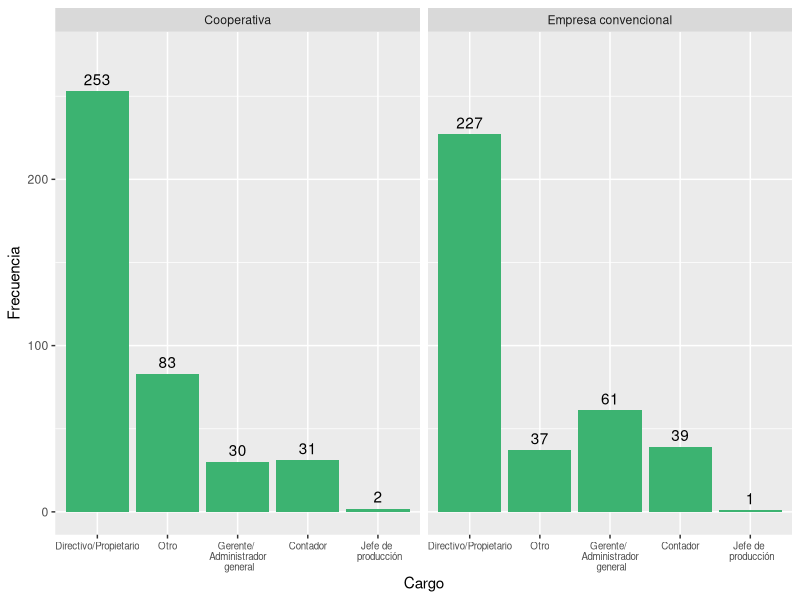
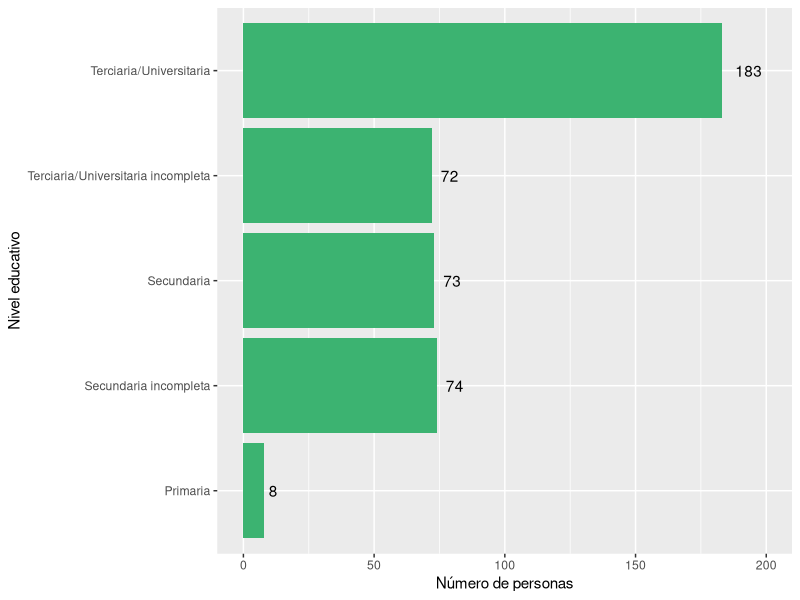
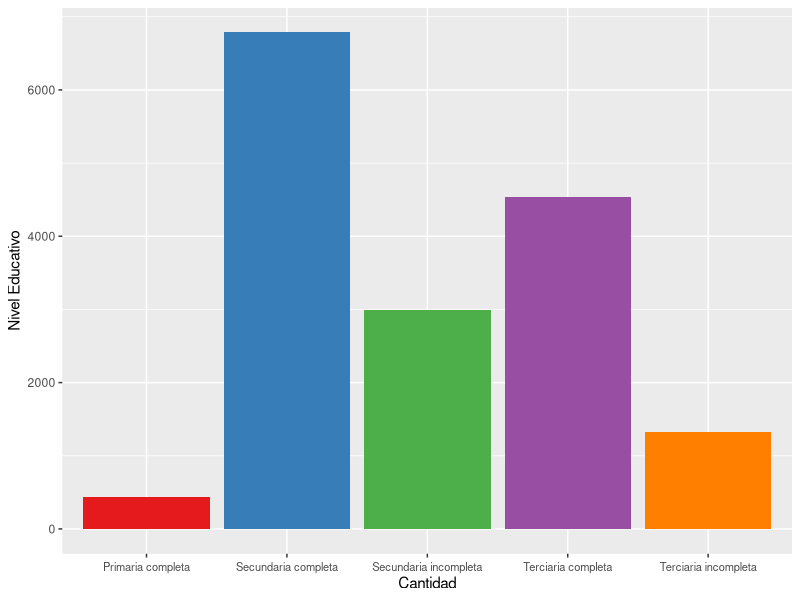
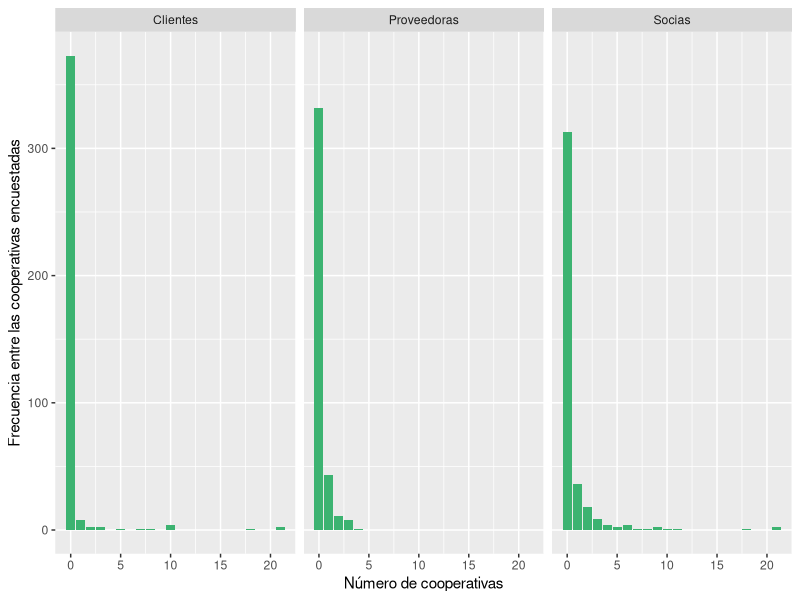
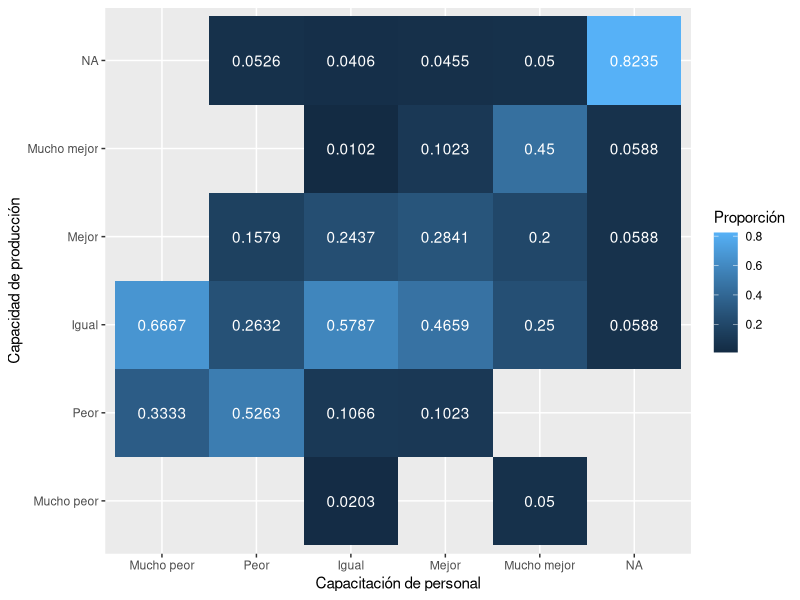
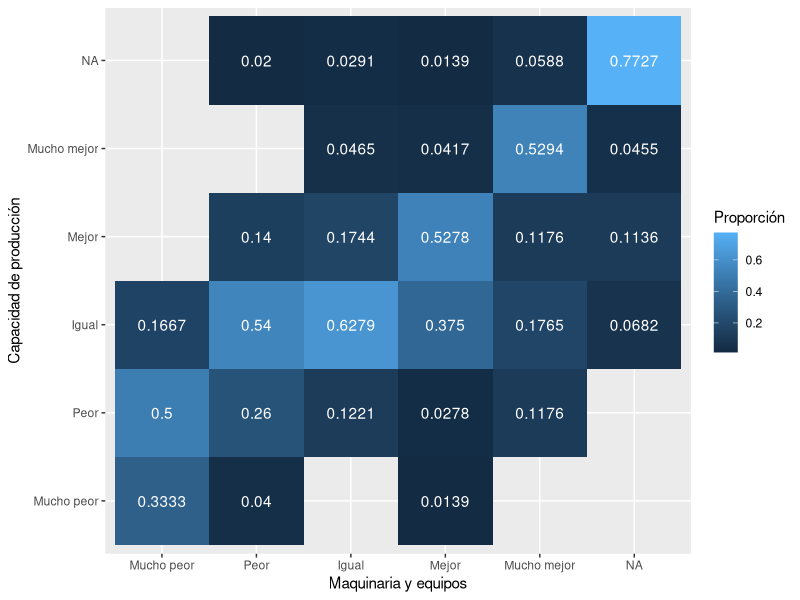
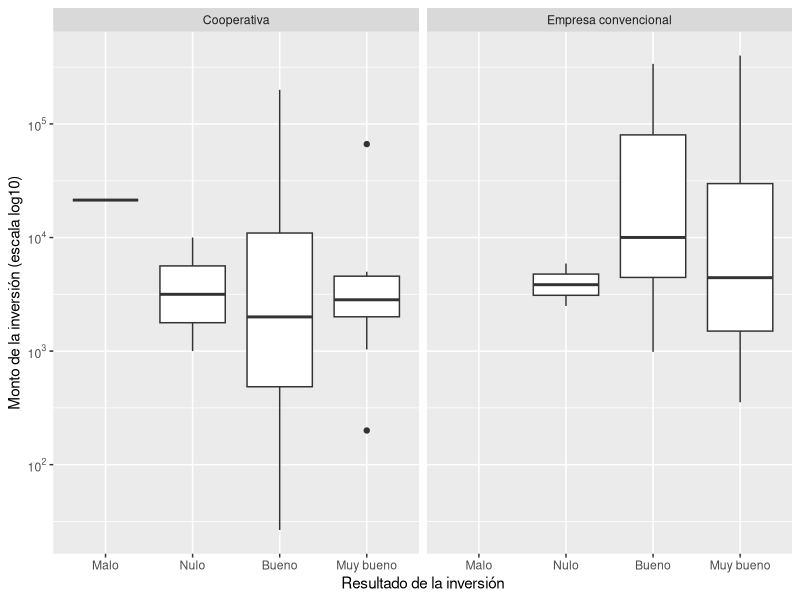

Write R code to recreate these figures, in order. (Note: this script raises an error after producing the figures.)
## ---- chunk 1
knitr::opts_chunk$set(echo = FALSE, tidy.opts = list(width.cutoff = 55), tidy = TRUE, fig.pos = 'hbpt', out.extra = '', message = FALSE, message = 'hide', warning = FALSE)
## ---- chunk 2
### PREPARACIÓN DE LOS DATOS ###

library(tidyverse)
library(haven)
library(scales)
library(lubridate)

datos <- read_dta("Datos/2011_2013panel.dta")

#Datos sobre: info general, cantidad de ocupados segun categorias   

gen_ocup <- datos %>% select(form, año, cp, ct, a22cargo, a4, a11a1, a11a2, a11a3,b1, b2SOC1:b2ASALtot, b2SOC135:b2ASALtotf, b3soc2p: b3asal6tuc, starts_with("ciiu"))


#Datos sobre: supervisión y conflicto: gestion, ausentismo

sup_conf <- datos %>%
  select(form, año, f21, f22, f23, f3, f3b1, f3b2, f3b3, f4bactitud, f4ccalidad)

  
#Datos sobre: tecnologia e innovación

tecno <- datos %>%
  select(form, año, g11:g31, g31:g31resul, g4proc:g422emp, g41a, g41b, g43a:g44b)
  
#Opiniones del entrevistado

opinion <- datos %>%
  select(form, año, h1posturaa, h5pacienci, h84educaci, h89sexo)

##Remuneraciones

#Salarios nominales promedio por categoria
Salarios <- datos %>% 
  select(form, año, c31asal:c36rs) 

##Inversion y financiamiento

EdiCons <- datos %>%
  select(Capital=d11capcap, Gastos= d11invgasg, Ingresos=d11invingi, Inversiones=d11invinv, Activo=d11actact)

TotAct <- datos %>%
  select(d16captot:d16acttot)

TotPas <- datos %>%
  select(d2tot)


#Trabajadores que ingresaron y dejaron la cooperativa por edad.
TraIng <- datos %>%
  select(año, b18a35soc:b18atot)

TraDej <- datos %>%
  select(año, b14a35soc:b14atot)

## ---- chunk 3

gen_ocup %>%
  filter(is.na(a22cargo) == FALSE) %>%
  mutate(a22cargo = recode(a22cargo, `1` = "Directivo/Propietario", `2` = "Gerente/ \n Administrador \n general", `3` = "Contador", `4` = "Jefe de \n producción", `5` = "Otro"), cp = recode(cp, `1` = "Cooperativa", `0` = "Empresa convencional")) %>%
  group_by(cp, a22cargo) %>%
  summarise(Frecuencia = n()) %>%
  ggplot(aes(x = reorder(a22cargo, -Frecuencia))) +
  geom_bar(aes(y = Frecuencia), stat = "identity", fill = "mediumseagreen") +
  facet_wrap(vars(cp)) + 
  geom_text(aes(y = Frecuencia, label = Frecuencia), vjust = -.5) +
  ylim(0, 275) + 
  theme(axis.text.x = element_text(size = 7)) +
  labs(x = "Cargo", y = "Frecuencia") 
## ---- chunk 4
opinion %>%
  filter(is.na(h89sexo) == FALSE) %>%  #En el primer anio no se pregunto
  ggplot() +
  geom_bar(aes(as.factor(h84educaci)), fill = "mediumseagreen") +
  scale_x_discrete(labels = c("Primaria", "Secundaria incompleta", "Secundaria", "Terciaria/Universitaria incompleta", "Terciaria/Universitaria")) +
  coord_flip() +
  labs(x = "Nivel educativo", y = "Número de personas") +
  geom_text(aes(x = h84educaci, y = (..count..), label = (..count..)), stat = "count", hjust = -.5) + ylim(0, 200)
## ---- chunk 5
gen_ocup %>%
  select(año, b3asal2p:b3asal6tuc) %>%
  filter(año == 2) %>% 
  group_by(año) %>%
  summarise(b3asal2p = sum(b3asal2p, na.rm = T),
            b3asal3si = sum(b3asal3si, na.rm = T),
            b3asal4sc = sum(b3asal4sc, na.rm = T),
            b3asal5tui = sum(b3asal5tui, na.rm = T),
            b3asal6tuc = sum(b3asal6tuc, na.rm = T)) %>%
  gather("NivelEducativo", "Cantidad", -año) %>%
  mutate(NivelEducativo = recode(NivelEducativo, b3asal2p = "Primaria completa", b3asal3si = "Secundaria incompleta", b3asal4sc = "Secundaria completa", b3asal5tui = "Terciaria incompleta", b3asal6tuc = "Terciaria completa")) %>% 
 ggplot() +
  geom_bar(aes(y = Cantidad, x = NivelEducativo, fill = NivelEducativo), stat = "identity") +
   theme(axis.text.x = element_text(vjust = 0.5, size = 8), legend.position = "none") +
  labs(x = "Cantidad", y = "Nivel Educativo", colour = "Nivel Educativo") +
  scale_fill_brewer(palette = "Set1")
## ---- chunk 6

#ver outliers

gen_ocup %>%
  mutate(tipo_coop = case_when(cp == 1 & is.na(ct) ~ "CP", ct == 1  ~ "CT")) %>%
  filter(a11a1 < 500, a11a2 < 500, a11a3 < 500) %>% #Hay outliers que son posibles errores y afectan mucho la grafica
  gather("tipo_colab", "cantidad", a11a1, a11a2, a11a3) %>%
  mutate(tipo_colab = recode(tipo_colab,a11a1 = "Proveedoras", a11a2 = "Socias", a11a3 = "Clientes")) %>%
  group_by(tipo_colab, cantidad) %>%
  summarise(n = n()) %>%
  ggplot() + 
  geom_bar(aes(x = cantidad, y =  n), stat = "identity", fill = "mediumseagreen") + 
  facet_wrap(vars(tipo_colab)) +
  labs(x = "Número de cooperativas", y = "Frecuencia entre las cooperativas encuestadas")
## ---- chunk 7
gen_ocup %>%
  mutate(tipo_coop = case_when(cp == 1 & is.na(ct) ~ "CP", ct == 1  ~ "CT")) %>%
  filter(a11a1 < 500, a11a2 < 500, a11a3 < 500) %>% #Hay outliers que son posibles errores y afectan mucho la grafica
  gather("tipo_colab", "cantidad", a11a1, a11a2, a11a3) %>%
  mutate(tipo_colab = recode(tipo_colab,a11a1 = "Proveedoras", a11a2 = "Socias", a11a3 = "Clientes")) %>%
  group_by(tipo_colab, cantidad) %>%
  filter(cantidad > 15)

## ---- chunk 8
dat_7 <- datos %>%
  select(form, año, g11, g12, g13, g14, g15) 

dat_7 %>%
  filter(año == 1) %>%
  group_by(g14, g12 ) %>%
  summarise(n = n()) %>%
  mutate(prop = round(n/sum(n), 4)) %>%
  ggplot(aes(x = as.factor(g14), y = as.factor(g12))) +
  geom_tile(aes(fill = prop)) +
  geom_text(aes(label = prop), color = "white") +
  scale_x_discrete(labels = c("Mucho peor", "Peor", "Igual", "Mejor", "Mucho mejor")) +
  scale_y_discrete(labels = c("Mucho peor", "Peor", "Igual", "Mejor", "Mucho mejor")) +
  labs(x = "Capacitación de personal", y = "Capacidad de producción", fill = "Proporción")
## ---- chunk 9
dat_7 <- datos %>%
  select(form, año, g11, g12, g13, g14, g15) 

dat_7 %>%
  filter(año == 1) %>%
  group_by(g15, g12 ) %>%
  summarise(n = n()) %>%
  mutate(prop = round(n/sum(n), 4)) %>%
  ggplot(aes(x = as.factor(g15), y = as.factor(g12))) +
  geom_tile(aes(fill = prop)) +
  geom_text(aes(label = prop), color = "white") +
  scale_x_discrete(labels = c("Mucho peor", "Peor", "Igual", "Mejor", "Mucho mejor")) +
  scale_y_discrete(labels = c("Mucho peor", "Peor", "Igual", "Mejor", "Mucho mejor")) +
  labs(x = "Maquinaria y equipos", y = "Capacidad de producción", fill = "Proporción")
## ---- chunk 10
datos %>%
  select(cp, form, año, g31:g31resul) %>%
  mutate(cp = recode(cp, `1` = "Cooperativa", `0` = "Empresa convencional")) %>%
  filter(g31 == 1, is.na(g31resul) == FALSE) %>%
  ggplot() +
  geom_boxplot(aes(x = as.factor(g31resul), y = g31inv)) +
  scale_y_log10(breaks = trans_breaks("log10", function(x) 10^x),
              labels = trans_format("log10", math_format(10^.x))) +
  facet_wrap(vars(cp)) + 
  scale_x_discrete(labels = c("Malo", "Nulo", "Bueno", "Muy bueno")) +
  labs(x = "Resultado de la inversión", y = "Monto de la inversión (escala log10)")
## ---- chunk 11
inno_arr %>% 
  filter(a4 > 1975) %>%
ggplot() +
  geom_bar(aes(as.factor(year(a4)), fill = as.factor(g4proc)), position = "fill") +
  scale_fill_discrete(labels = c("Si", "No" )) +
  labs(x = "Año de inicio de actividades", y = "Proporción", fill = "¿Hubo innovación en proceso?") +
   theme(axis.text.x = element_text(angle = 90), legend.position="bottom") 
## ---- chunk 12
inno_arr %>% 
  filter(a4 >1975) %>%
ggplot() +
  geom_bar(aes(as.factor(year(a4)), fill = as.factor(g4org)), position = "fill") +
  scale_fill_discrete(labels = c("Si", "No" )) +
  labs(x = "Año de inicio de actividades", y = "Proporción", fill = "¿Hubo innovación en organización?") +
   theme(axis.text.x = element_text(angle = 90), legend.position="bottom") 

## ---- chunk 13
inno_arr %>% 
  filter(a4 >1975) %>%
ggplot() +
  geom_bar(aes(as.factor(year(a4)), fill = as.factor(g4com)), position = "fill") +
  scale_fill_discrete(labels = c("Si", "No" )) +
  labs(x = "Año de inicio de actividades", y = "Proporción", fill = "¿Hubo innovación en comercialización?") +
   theme(axis.text.x = element_text(angle = 90), legend.position="bottom") 

